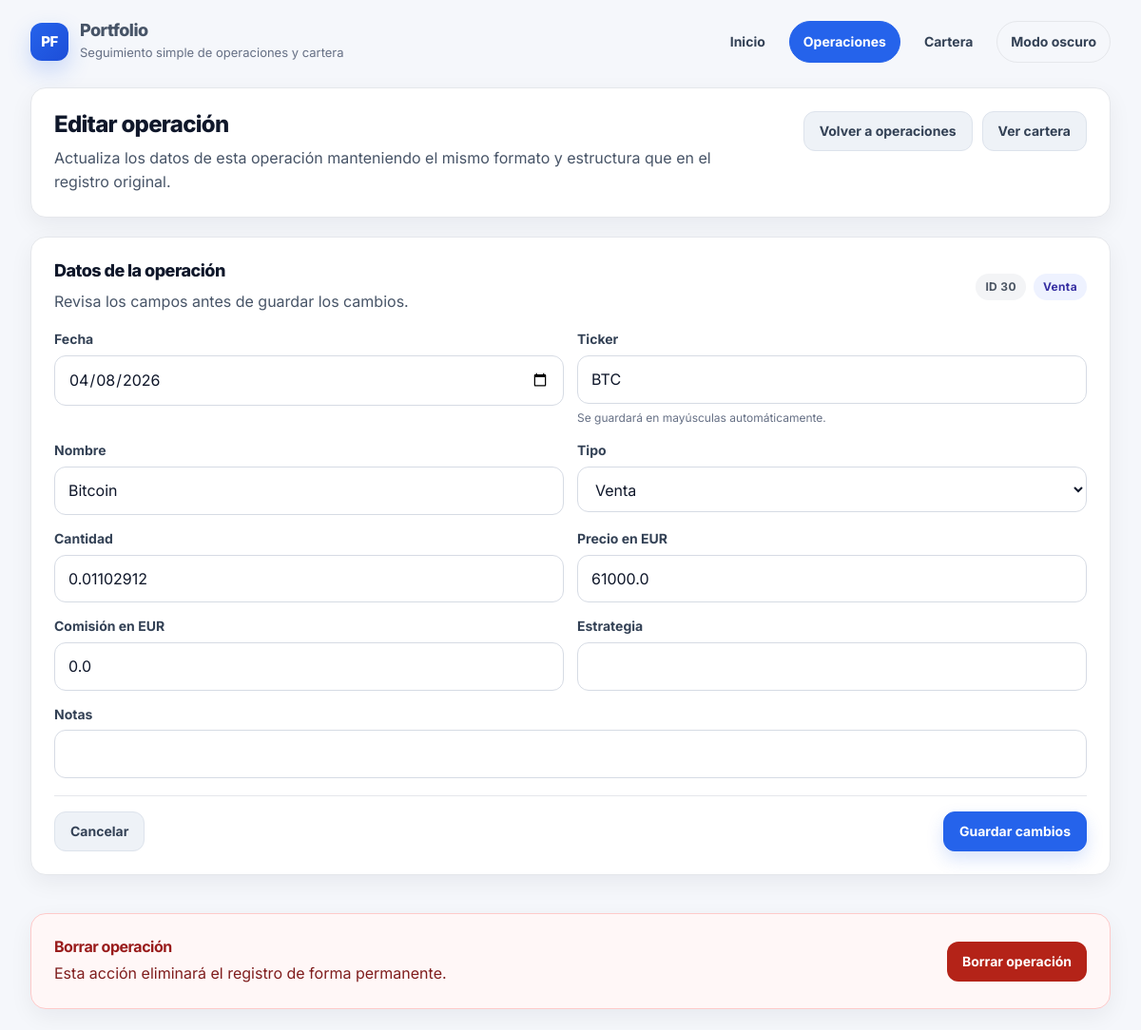
The page /editar-operacion/30 on the database its author committed.
### tables this page shows
CREATE TABLE operaciones (
            id INTEGER PRIMARY KEY AUTOINCREMENT,
            fecha TEXT NOT NULL,
            nombre TEXT NOT NULL,
            tipo TEXT NOT NULL,
            cantidad REAL NOT NULL,
            precio_eur REAL NOT NULL,
            comision_eur REAL NOT NULL DEFAULT 0,
            estrategia TEXT,
            notas TEXT
        , ticker TEXT);

### app.py (the view)
@app.route("/editar-operacion/<int:id>")
def editar_operacion(id):
    conn = get_db_connection()
    op = conn.execute("SELECT * FROM operaciones WHERE id = ?", (id,)).fetchone()
    conn.close()
    if op is None:
        return redirect(url_for("operaciones"))
    return render_template("editar_operacion.html", op=op)

### app.py (called while the page is built)
def get_db_connection():
    conn = sqlite3.connect(DB_NAME)
    conn.row_factory = sqlite3.Row  # permite hacer row["campo"] en vez de row[0]
    return conn

### templates/editar_operacion.html (shortened to what this page needs)
{% extends "base.html" %}
{% block content %}
<div class="card">
    <div class="edit-header">
        <div class="edit-header-copy">
            <h1>Editar operación</h1>
            <p>
                Actualiza los datos de esta operación manteniendo el mismo formato y estructura
                que en el registro original.
            </p>
        </div>
        <div class="edit-header-actions">
            <a href="{{ url_for('operaciones') }}" class="btn-link btn-secondary">Volver a operaciones</a>
            <a href="{{ url_for('cartera') }}" class="btn-link btn-secondary">Ver cartera</a>
        </div>
    </div>
</div>
<div class="card">
    <div class="section-head">
        <div>
            <h2>Datos de la operación</h2>
            <p>Revisa los campos antes de guardar los cambios.</p>
        </div>
        <div class="edit-meta">
            <span class="meta-pill meta-pill-muted">ID {{ op["id"] }}</span>
            <span class="meta-pill">{{ op["tipo"] }}</span>
        </div>
    </div>
    <form action="{{ url_for('actualizar_operacion', id=op['id']) }}" method="POST">
        <div class="form-grid">
            <div class="field-group">
                <label for="fecha">Fecha</label>
                <input type="date" id="fecha" name="fecha" value="{{ op['fecha'] }}" required>
            </div>
            <div class="field-group">
                <label for="ticker">Ticker</label>
                <input type="text" id="ticker" name="ticker" value="{{ op['ticker'] or '' }}" placeholder="Ej. BTC, ETH, ORO, PLATA">
                <div class="field-help">Se guardará en mayúsculas automáticamente.</div>
            </div>
            <div class="field-group">
                <label for="nombre">Nombre</label>
                <input type="text" id="nombre" name="nombre" value="{{ op['nombre'] }}" required>
            </div>
            <div class="field-group">
                <label for="tipo">Tipo</label>
                <select id="tipo" name="tipo" required>
                    <option value="Venta" {% if op["tipo"] == "Venta" %}selected{% endif %}>Venta</option>
                </select>
            </div>
            <div class="field-group">
                <label for="cantidad">Cantidad</label>
                <input type="number" step="any" id="cantidad" name="cantidad" value="{{ op['cantidad'] }}" required>
            </div>
            <div class="field-group">
                <label for="precio_eur">Precio en EUR</label>
                <input type="number" step="any" id="precio_eur" name="precio_eur" value="{{ op['precio_eur'] }}" required>
            </div>
            <div class="field-group">
                <label for="comision_eur">Comisión en EUR</label>
                <input type="number" step="any" id="comision_eur" name="comision_eur" value="{{ op['comision_eur'] }}">
            </div>
            <div class="field-group">
                <label for="estrategia">Estrategia</label>
                <input type="text" id="estrategia" name="estrategia" value="{{ op['estrategia'] or '' }}">
            </div>
            <div class="field-group field-full">
                <label for="notas">Notas</label>
                <input type="text" id="notas" name="notas" value="{{ op['notas'] or '' }}">
            </div>
        </div>
        <div class="form-actions">
            <div class="form-actions-left">
                <a href="{{ url_for('operaciones') }}" class="btn-link btn-secondary">Cancelar</a>
            </div>
            <div class="form-actions-right">
                <button type="submit" class="btn-primary">Guardar cambios</button>
            </div>
        </div>
    </form>
</div>
<div class="card danger-zone">
    <div class="danger-box">
        <div class="danger-copy">
            <h3>Borrar operación</h3>
            <p>Esta acción eliminará el registro de forma permanente.</p>
        </div>
        <form action="{{ url_for('borrar_operacion', id=op['id']) }}" method="POST" onsubmit="return confirm('¿Seguro que quieres borrar esta operación?');" style="margin: 0;">
            <button type="submit" class="btn-link btn-danger">Borrar operación</button>
        </form>
    </div>
</div>
{% endblock %}

### templates/base.html (style rules this page uses)
:root { --bg: #f5f7fb; --surface: #ffffff; --surface-soft: #f8fafc; --border: #e5e7eb; --border-strong: #d6dbe4; --text: #0f172a; --muted: #667085; --primary: #2563eb; --primary-hover: #1d4ed8; --primary-soft: #dbeafe; --secondary-bg: #eef2f7; --secondary-text: #334155; --success: #027a48; --success-soft: #ecfdf3; --danger: #b42318; --danger-hover: #912018; --danger-soft: #fef3f2; --shadow: 0 8px 24px rgba(15, 23, 42, 0.06); --radius: 16px; --radius-sm: 10px; --radius-xs: 8px; --container: 1180px; }
* { box-sizing: border-box; }
html { scroll-behavior: smooth; }
body { margin: 0; background: var(--bg); color: var(--text); font-family: "Inter", system-ui, -apple-system, BlinkMacSystemFont, "Segoe UI", sans-serif; font-size: 16px; line-height: 1.55; -webkit-font-smoothing: antialiased; -moz-osx-font-smoothing: grayscale; }
a { color: var(--primary); text-decoration: none; }
.card { background: var(--surface); border: 1px solid var(--border); border-radius: var(--radius); box-shadow: var(--shadow); padding: 24px; }
h1, h2, h3 { margin-top: 0; color: var(--text); letter-spacing: -0.03em; }
h1 { font-size: 24px; line-height: 1.15; font-weight: 800; margin-bottom: 10px; }
h2 { font-size: 18px; line-height: 1.2; font-weight: 800; margin-bottom: 10px; }
h3 { font-size: 16px; line-height: 1.25; font-weight: 700; margin-bottom: 8px; }
p { margin-top: 0; margin-bottom: 12px; color: #475467; }
.btn-primary, .btn-secondary, .btn-link { display: inline-flex; align-items: center; justify-content: center; gap: 8px; min-height: 42px; padding: 0 16px; border-radius: 12px; border: 1px solid transparent; font-family: inherit; font-size: 14px; font-weight: 700; line-height: 1; cursor: pointer; text-decoration: none; transition: 0.2s ease; white-space: nowrap; }
.btn-primary { background: var(--primary); color: white; border-color: var(--primary); box-shadow: 0 8px 18px rgba(37, 99, 235, 0.18); }
.btn-secondary, .btn-link.btn-secondary { background: var(--secondary-bg); color: var(--secondary-text); border-color: #dde3ec; }
.btn-link { text-decoration: none; }
button { font: inherit; }
input, select, textarea { width: 100%; min-height: 44px; border: 1px solid var(--border-strong); border-radius: 12px; padding: 12px 14px; background: #ffffff; color: var(--text); font: inherit; outline: none; transition: border-color 0.2s ease, box-shadow 0.2s ease, background 0.2s ease; }
input::placeholder, textarea::placeholder { color: #98a2b3; }
label { font-size: 14px; font-weight: 700; color: #334155; }
.page-stack > * { min-width: 0; }

### templates/editar_operacion.html (style rules this page uses)
.edit-header { display: flex; justify-content: space-between; align-items: flex-start; gap: 20px; flex-wrap: wrap; }
.edit-header-copy { flex: 1 1 520px; }
.edit-header-copy p { margin-bottom: 0; max-width: 72ch; }
.edit-header-actions { display: flex; gap: 10px; flex-wrap: wrap; align-items: center; }
.section-head { display: flex; justify-content: space-between; align-items: center; gap: 12px; flex-wrap: wrap; margin-bottom: 16px; }
.section-head p { margin-bottom: 0; }
.edit-meta { display: flex; gap: 8px; flex-wrap: wrap; align-items: center; }
.meta-pill { display: inline-flex; align-items: center; padding: 5px 10px; border-radius: 999px; font-size: 12px; font-weight: 700; letter-spacing: 0.03em; background: #eef2ff; color: #3730a3; }
.meta-pill-muted { background: #f3f4f6; color: #4b5563; }
.form-grid { display: grid; grid-template-columns: repeat(2, minmax(0, 1fr)); gap: 14px; }
.field-full { grid-column: 1 / -1; }
.field-group label { display: block; margin-bottom: 6px; }
.field-help { color: var(--muted); font-size: 12px; margin-top: 6px; }
.form-actions { display: flex; justify-content: space-between; align-items: center; gap: 14px; flex-wrap: wrap; margin-top: 18px; padding-top: 16px; border-top: 1px solid var(--border); }
.form-actions-left, .form-actions-right { display: flex; gap: 10px; flex-wrap: wrap; align-items: center; }
.danger-zone { margin-top: 20px; border: 1px solid #fecaca; background: #fff7f7; }
.danger-box { display: flex; justify-content: space-between; align-items: center; gap: 16px; flex-wrap: wrap; }
.danger-copy h3 { color: #991b1b; margin-bottom: 6px; }
.danger-copy p { margin-bottom: 0; color: #7f1d1d; }
.btn-danger { background: var(--danger); color: white; border: none; }

### rows shown on the page
operaciones: id "30", tipo "Venta", fecha "04/08/2026", ticker "BTC", nombre "Bitcoin", cantidad "0.01102912", precio_eur "61000.0", comision_eur "0.0"
